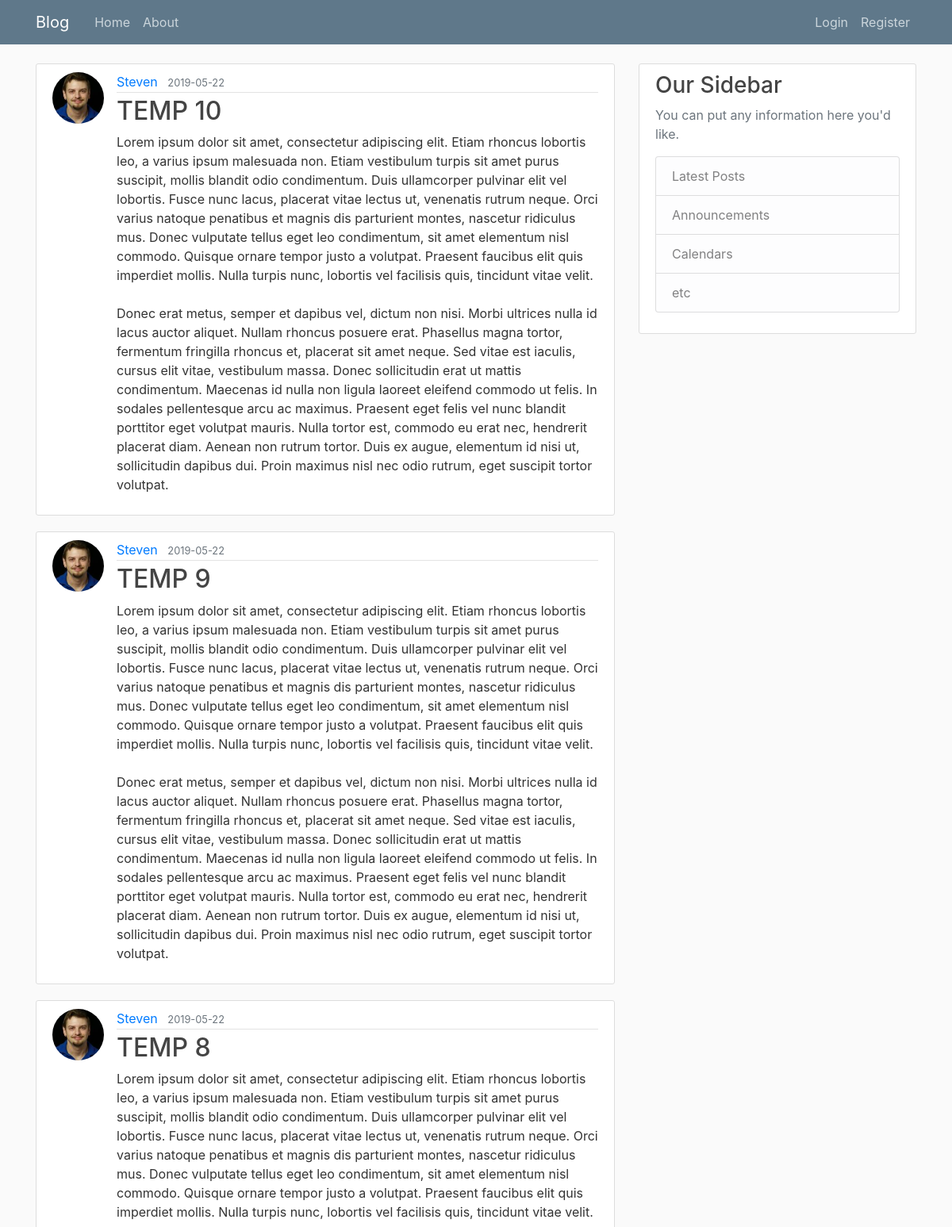
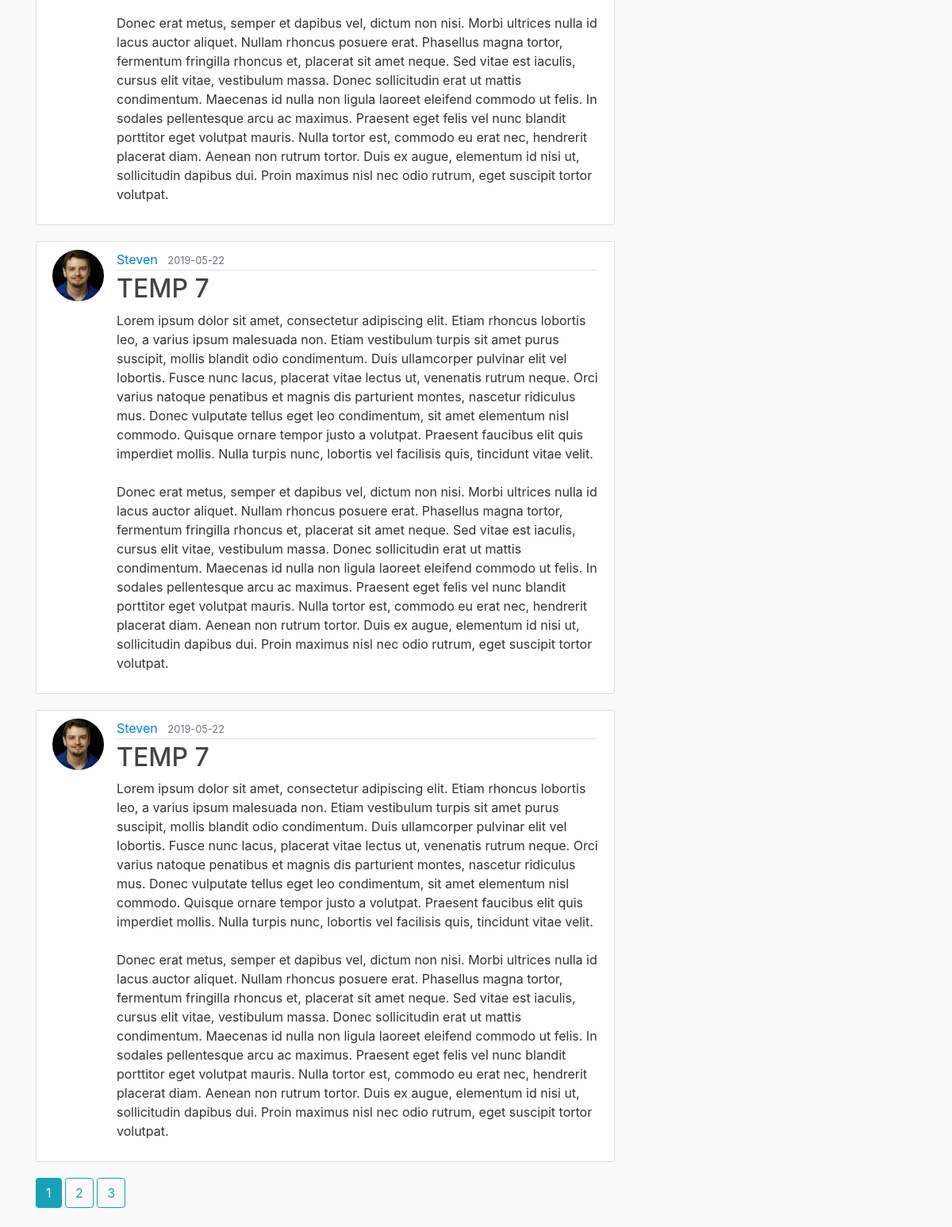
Page /home on the earlier database version (2 pictures, top to bottom).
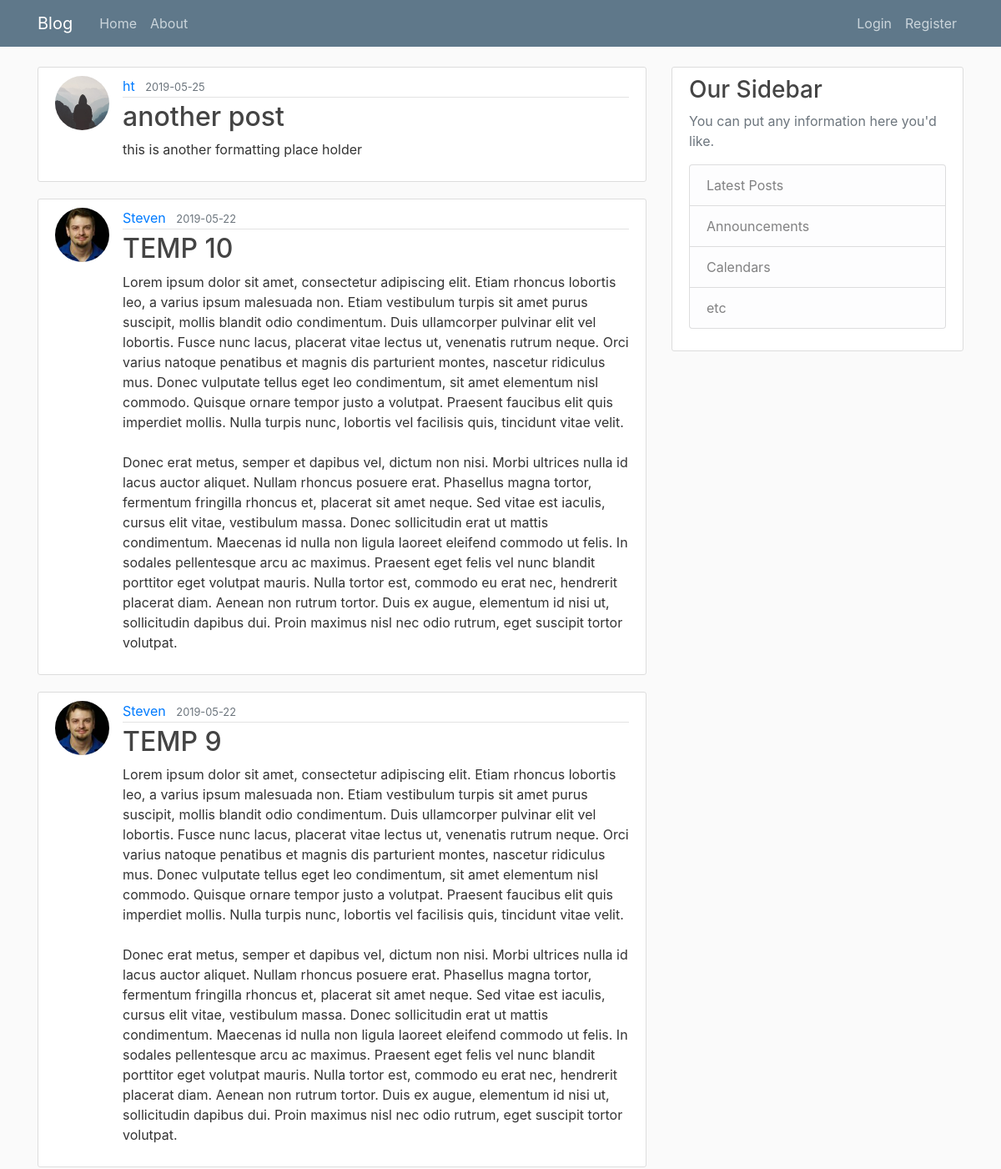
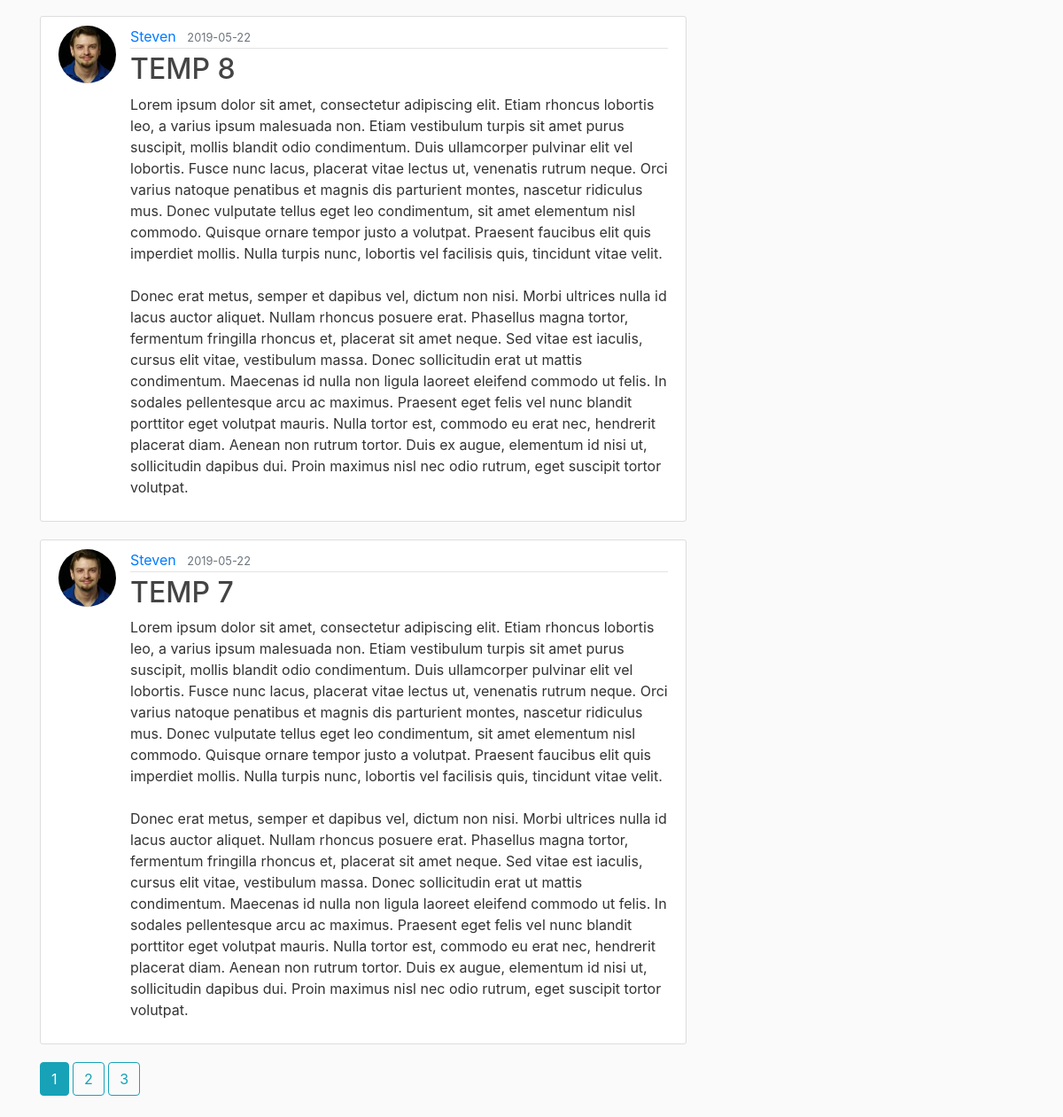
Same page on the later database version (2 pictures, top to bottom).
### flaskblog/models.py (models this page shows, shortened)
class Post(db.Model):
    id = db.Column(db.Integer, primary_key=True)
    title = db.Column(db.String(20), nullable=False)
    date_posted = db.Column(db.DateTime, nullable=False, default=datetime.utcnow)
    content = db.Column(db.Text, nullable=False)
    user_id = db.Column(db.Integer, db.ForeignKey('user.id'),nullable=False)

class User(db.Model, UserMixin):
    id = db.Column(db.Integer, primary_key=True)
    username = db.Column(db.String(20), unique=True, nullable=False)
    email = db.Column(db.String(120), unique=True, nullable=False)
    image_file = db.Column(db.String(20), nullable=False, default='default.jpg')
    password = db.Column(db.String(60), nullable=False)
    posts = db.relationship('Post', backref='author', lazy=True)

### flaskblog/routes.py (the view)
@app.route("/")
@app.route("/home")
def home():
    page = request.args.get('page', 1, type=int)
    posts = Post.query.order_by(Post.date_posted.desc()).paginate(page=page, per_page=5)
    return render_template('home.html', posts=posts)

### flaskblog/templates/home.html
{% extends "layout.html" %}
{% block content %}
    {% for post in posts.items %}
        <article class="media content-section">
          <img class="rounded-circle article-img" src="{{ url_for('static', filename='profile_pics/' + post.author.image_file) }}" >
          <div class="media-body">
            <div class="article-metadata">
              <a class="mr-2" href="#">{{ post.author.username }}</a>
              <small class="text-muted">{{ post.date_posted.strftime('%Y-%m-%d') }}</small>
            </div>
            <h2><a class="article-title" href="{{ url_for('post', post_id=post.id) }}">{{ post.title }}</a></h2>
            <p class="article-content">{{ post.content }}</p>
          </div>
        </article>
    {% endfor %}
    {% for page_num in posts.iter_pages(left_edge=1, right_edge=1, left_current=1, right_current=2 ) %}
      {% if page_num %}
        {% if posts.page == page_num %}
          <a class="btn btn-info mb-4" href="{{ url_for('home', page=page_num) }}">{{ page_num }}</a>
        {% else %}
          <a class="btn btn-outline-info mb-4" href="{{ url_for('home', page=page_num) }}">{{ page_num }}</a>
        {% endif %}
      {% else %}
        ...
      {% endif %}
    {% endfor %}
{% endblock content%}

Differences in the rows shown:
no longer on this page (row unchanged): Post: image_file (picture), author.username "Steven", date_posted "2019-05-22", title "TEMP 7", content "Lorem ipsum dolor sit amet, consectetur adipiscing elit. Etiam rhoncus lobortis leo, a varius ipsum malesuada non. Etiam vestibulum turpis sit amet purus suscipit, mollis blandit odio condimentum. Duis ullamcorper pulvinar elit vel lobortis. Fusce nunc lacus, placerat vitae lectus ut, venenatis rutrum neque. Orci varius natoque penatibus et magnis dis parturient montes, nascetur ridiculus mus. Donec vulputate tellus eget leo condimentum, sit amet elementum nisl commodo. Quisque ornare tempor justo a volutpat. Praesent faucibus elit quis imperdiet mollis. Nulla turpis nunc, lobortis vel facilisis quis, tincidunt vitae velit. Donec erat metus, semper et dapibus vel, dictum non nisi. Morbi…"
added Post: image_file (placeholder picture), author.username "ht", date_posted "2019-05-25", title "another post", content "this is another formatting place holder"
